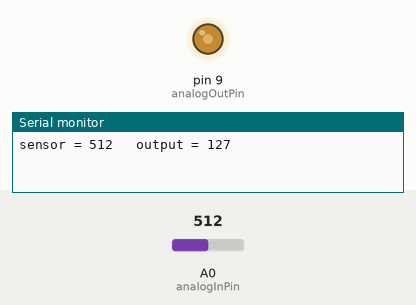
Simulated run of this sketch. Board: Arduino Uno, built with avr-gcc and run on an emulated ATmega328P. On the bench: output pins drawn as LEDs (lit = HIGH), the last lines printed to the serial monitor. The test bench sets the inputs (shaded band); at power-on: A0 (analogInPin) = 512.

Above: at 5.8 s.
5.9 s: A0 (analogInPin) set to 716
At 10.5 s:
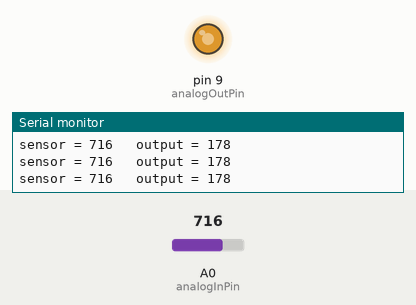
11.9 s: A0 (analogInPin) set to 991
At 13.4 s:
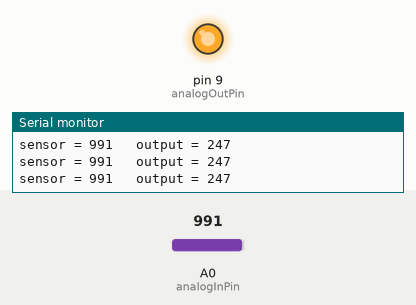
17.9 s: A0 (analogInPin) set to 1011
At 19.1 s:
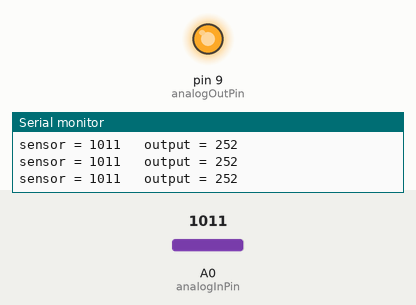
28.7 s: A0 (analogInPin) set to 0
At 29.4 s:
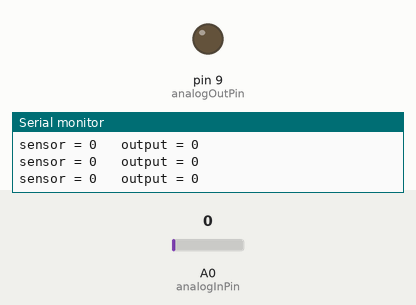
34.7 s: A0 (analogInPin) set to 8
At 36.1 s:
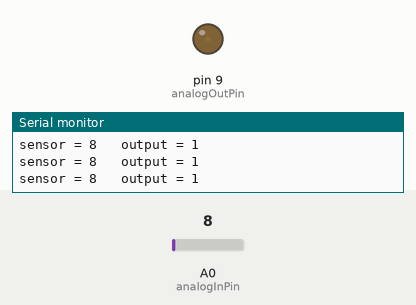
40.7 s: A0 (analogInPin) set to 11
At 41.2 s:
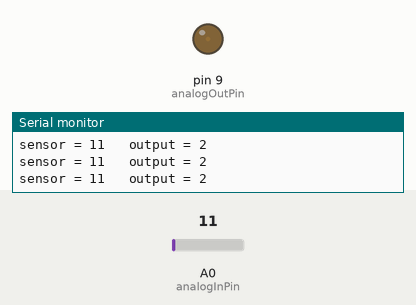
Timing chart, 0 to 43.7 s (numbered marks = the images above; inputs shaded):
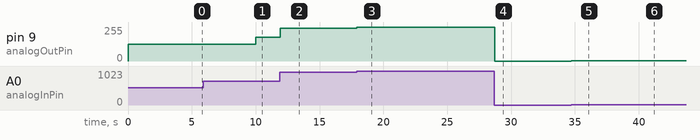

The sketch:

3.2AnalogIO.ino
```cpp
/* Game Mechanics:
 *  Objective - Activate the white light by reaching half of the analog value and remaining there for 5 seconds then player 2 can activate the second light by reaching the maximum analog value.
 *  Rules - You can't activate the green light unless the player has remained at half of the max analog value for 5 seconds. The game is reset once player 2 activates the green light.
 *  Challenge - Don't move for 5 seconds once the white light appears.
 *  Interaction - Twist the analog photoresistor to activate the lights.
 */
const int analogInPin = A0;
const int analogOutPin = 9;
const int player1Color = 13;
const int player2Color = 6;

bool player1Complete = false;
int sensorValue = 0;
int outputValue = 0;
void setup() {

  Serial.begin(9600);
}

void loop() {

  sensorValue = analogRead(analogInPin);

  outputValue = map(sensorValue, 0, 1023, 0, 255);

  analogWrite(analogOutPin, outputValue);

  if(outputValue >= 115 && outputValue <= 130){
    digitalWrite(player1Color, HIGH);
    delay(5000);
    player1Complete = true;
  }
  if(outputValue < 115){
    player1Complete = false;
    digitalWrite(player1Color, LOW);
    digitalWrite(player2Color, LOW);
  }
  if(outputValue >= 245 && outputValue <= 255 && player1Complete == true){
    digitalWrite(player2Color, HIGH);
    digitalWrite(player1Color, LOW);
  }
  if(outputValue > 130 && outputValue < 245)
  {
    digitalWrite(player1Color, HIGH);
    digitalWrite(player2Color, LOW);
  }

  //Testing prints
  Serial.print("sensor = ");
  Serial.print(sensorValue);
  Serial.print("\t output = ");
  Serial.println(outputValue);

  delay(2);
}
```

Measured:
- after the input at 5.9 s, pin 9 (analogOutPin): 127/255 → 178/255 after 4.1 s
- after the input at 11.9 s, pin 9 (analogOutPin): 178/255 → 247/255 at once
- after the input at 17.9 s, pin 9 (analogOutPin): 247/255 → 252/255 at once
- after the input at 28.7 s, pin 9 (analogOutPin): 252/255 → 0/255 at once
- after the input at 34.7 s, pin 9 (analogOutPin): 0/255 → 1/255 at once
- after the input at 40.7 s, pin 9 (analogOutPin): 1/255 → 2/255 at once
